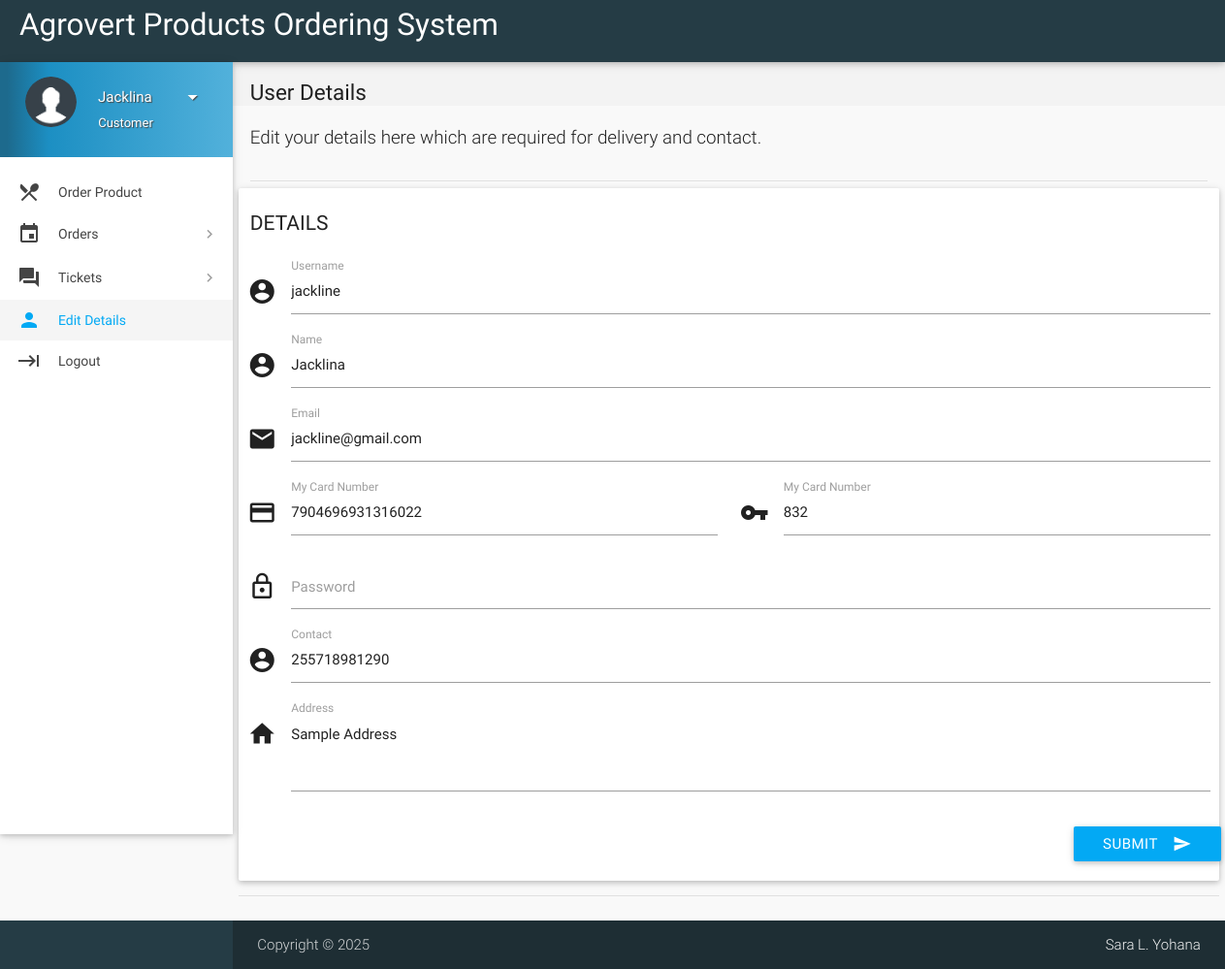
The app's page /details.php (signed in) with its own data.
### tables this page shows
CREATE TABLE `users` (
  `id` int(11) NOT NULL,
  `role` varchar(15) NOT NULL DEFAULT 'Customer',
  `name` varchar(15) NOT NULL,
  `username` varchar(10) NOT NULL,
  `password` text NOT NULL,
  `email` varchar(35) DEFAULT NULL,
  `address` varchar(300) DEFAULT NULL,
  `contact` bigint(11) NOT NULL,
  `verified` tinyint(1) NOT NULL DEFAULT 0,
  `deleted` tinyint(4) NOT NULL DEFAULT 0
);

CREATE TABLE `wallet_details` (
  `id` int(11) NOT NULL,
  `wallet_id` int(11) NOT NULL,
  `number` varchar(16) NOT NULL,
  `cvv` int(3) NOT NULL,
  `balance` int(11) NOT NULL DEFAULT 2000
);

### includes/connect.php (called while the page is built, shortened)
<?php
if(isset($_SESSION['role']))
$role = $_SESSION['role'];
?>

### details.php (the view, shortened to what this page needs)
<?php
include 'includes/connect.php';
$user_id = $_SESSION['user_id'];
$result = mysqli_query($con, "SELECT * FROM users where id = $user_id");
while($row = mysqli_fetch_array($result)){
$name = $row['name'];
$address = $row['address'];
$contact = $row['contact'];
$email = $row['email'];
$username = $row['username'];
}
	if($_SESSION['customer_sid']==session_id())
	{
		?>
<!DOCTYPE html>
<html lang="en">
<head>
  <link href="css/materialize.min.css" type="text/css" rel="stylesheet" media="screen,projection">
  <link href="css/style.min.css" type="text/css" rel="stylesheet" media="screen,projection">
  <link href="css/custom/custom.min.css" type="text/css" rel="stylesheet" media="screen,projection">
  <link href="js/plugins/perfect-scrollbar/perfect-scrollbar.css" type="text/css" rel="stylesheet" media="screen,projection">
</head>
<body>
  <header id="header" class="page-topbar">
        <div class="navbar-fixed">
            <nav class="navbar-color">
                <div class="nav-wrapper">
                    <ul class="left">
                      <li><h1 class="logo-wrapper"><a href="index.php" class="brand-logo darken-1">Agrovert Products Ordering System</a></h1></li>
                    </ul>
                </div>
            </nav>
        </div>
  </header>
  <div id="main">
    <div class="wrapper">
      <aside id="left-sidebar-nav">
        <ul id="slide-out" class="side-nav fixed leftside-navigation">
            <li class="user-details  light-blue darken-2">
            <div class="row">
                <div class="col col s4 m4 l4">
                    <img src="images/userav.png" alt="" class="circle responsive-img valign profile-image">
                </div>
                <div class="col col s8 m8 l8">
                    <a class="btn-flat dropdown-button waves-effect waves-light white-text profile-btn" href="#" data-activates="profile-dropdown"><?php echo $name;?> <i class="mdi-navigation-arrow-drop-down right"></i></a>
                    <p class="user-roal"><?php echo $role;?></p>
                </div>
            </div>
            </li>
            <li class="bold"><a href="index.php" class="waves-effect waves-light-blue"><i class="mdi-maps-local-restaurant"></i> Order Product</a>
            </li>
                <li class="no-padding">
                    <ul class="collapsible collapsible-accordion">
                        <li class="bold"><a class="collapsible-header waves-effect waves-light-blue"><i class="mdi-editor-insert-invitation"></i> Orders</a>
                        </li>
                    </ul>
                </li>
                <li class="no-padding">
                    <ul class="collapsible collapsible-accordion">
                        <li class="bold"><a class="collapsible-header waves-effect waves-light-blue"><i class="mdi-action-question-answer"></i> Tickets</a>
                        </li>
                    </ul>
                </li>
            <li class="bold active"><a href="details.php" class="waves-effect waves-light-blue"><i class="mdi-social-person"></i> Edit Details</a>
            </li>
            <li class="bold"><a href="routers/logout.php" class="waves-effect waves-light-blue"><i class="mdi-hardware-keyboard-tab"></i> Logout</a></li>
        </ul>
        </aside>
      <section id="content">
        <div id="breadcrumbs-wrapper">
          <div class="container">
            <div class="row">
              <div class="col s12 m12 l12">
                <h5 class="breadcrumbs-title">User Details</h5>
              </div>
            </div>
          </div>
        </div>
        <div class="container">
          <p class="caption">Edit your details here which are required for delivery and contact.</p>
          <div class="divider"></div>
            <div class="row">
              <div class="col s12 m4 l3">
                <h4 class="header">Details</h4>
              </div>
<div>
                <div class="card-panel">
                  <div class="row">
                    <form class="formValidate" id="formValidate" method="post" action="routers/details-router.php" novalidate="novalidate"class="col s12">
                      <div class="row">
                        <div class="input-field col s12">
                          <i class="mdi-action-account-circle prefix"></i>
                          <input name="username" id="username" type="text" value="<?php echo $username;?>" data-error=".errorTxt1">
                          <label for="username" class="">Username</label>
                        </div>
                      </div>
                      <div class="row">
                        <div class="input-field col s12">
                          <i class="mdi-action-account-circle prefix"></i>
                          <input name="name" id="name" type="text" value="<?php echo $name;?>" data-error=".errorTxt2">
                          <label for="name" class="">Name</label>
                        </div>
                      </div>
                      <div class="row">
                        <div class="input-field col s12">
                          <i class="mdi-communication-email prefix"></i>
                          <input name="email" id="email" type="email" value="<?php echo $email;?>" data-error=".errorTxt3">
                          <label for="email" class="">Email</label>
                        </div>
                      </div>
                      <?php
                        $sql = mysqli_query($con, "SELECT wd.* FROM wallet_details wd inner join `wallet` w on wd.wallet_id = w.id WHERE w.customer_id = $user_id");
                        while($row = mysqli_fetch_array($sql)){
                          $number = $row['number'];
                          $cvv = $row['cvv'];
                        echo '<div class="row">
                        <div class="input-field col s6">
                          <i class="mdi-action-credit-card prefix"></i>
                          <input name="number" id="num" type="text" maxlength="16"  value="'. $number .'" data-error=".errorTxt3">
                          <label for="email" class="">My Card Number</label>
						  <div class="errorTxt3"></div>
                        </div>
                        <div class="input-field col s6">
                          <i class="mdi-communication-vpn-key prefix"></i>
                          <input name="cvv" id="num" type="text" maxlength="3"  value="'. $cvv .'" data-error=".errorTxt3">
                          <label for="email" class="">My Card Number</label>
						  <div class="errorTxt3"></div>
                        </div>
                      </div>';
                        }
                      ?>
                      <div class="row">
                        <div class="input-field col s12">
                          <i class="mdi-action-lock-outline prefix"></i>
                          <input name="password" id="password" type="password" data-error=".errorTxt4">
                          <label for="password" class="">Password</label>
                        </div>
                      </div>
                      <div class="row">
                        <div class="input-field col s12">
                          <i class="mdi-action-account-circle prefix"></i>
                          <input name="phone" id="phone" type="number" value="<?php echo $contact;?>" data-error=".errorTxt5">
                          <label for="phone" class="">Contact</label>
                        </div>
                      </div>
                      <div class="row">
                        <div class="input-field col s12">
                          <i class="mdi-action-home prefix"></i>
                          <textarea name="address" id="address" class="materialize-textarea validate" data-error=".errorTxt6"><?php echo $address;?></textarea>
                          <label for="address" class="">Address</label>
                        </div>
                        <div class="row">
                          <div class="input-field col s12">
                            <button class="btn  light-blue waves-effect waves-light right" type="submit" name="action">Submit
                              <i class="mdi-content-send right"></i>
                            </button>
                          </div>
                        </div>
                      </div>
                    </form>
                  </div>
                </div>
              </div>
            <div class="divider"></div>
          </div>
      </section>
    </div>
  </div>
   <footer class="page-footer">
    <div class="footer-copyright">
      <div class="container">
      <span>Copyright © <?php echo date("Y"); ?><span class="right"><a class="grey-text text-lighten-4" href="">Sara L. Yohana</a></span>
        </div>
    </div>
  </footer>
</body>
</html>
<?php
	}
?>

### details.php (style rules this page uses)
.input-field label.active { width:100%; }

### records on screen
users: name "Jacklina", username "jackline", email "jackline@gmail.com", phone "255718981290", address "Sample Address"
wallet_details: number "7904696931316022", cvv "832"

### other values on screen
$role "Customer"
